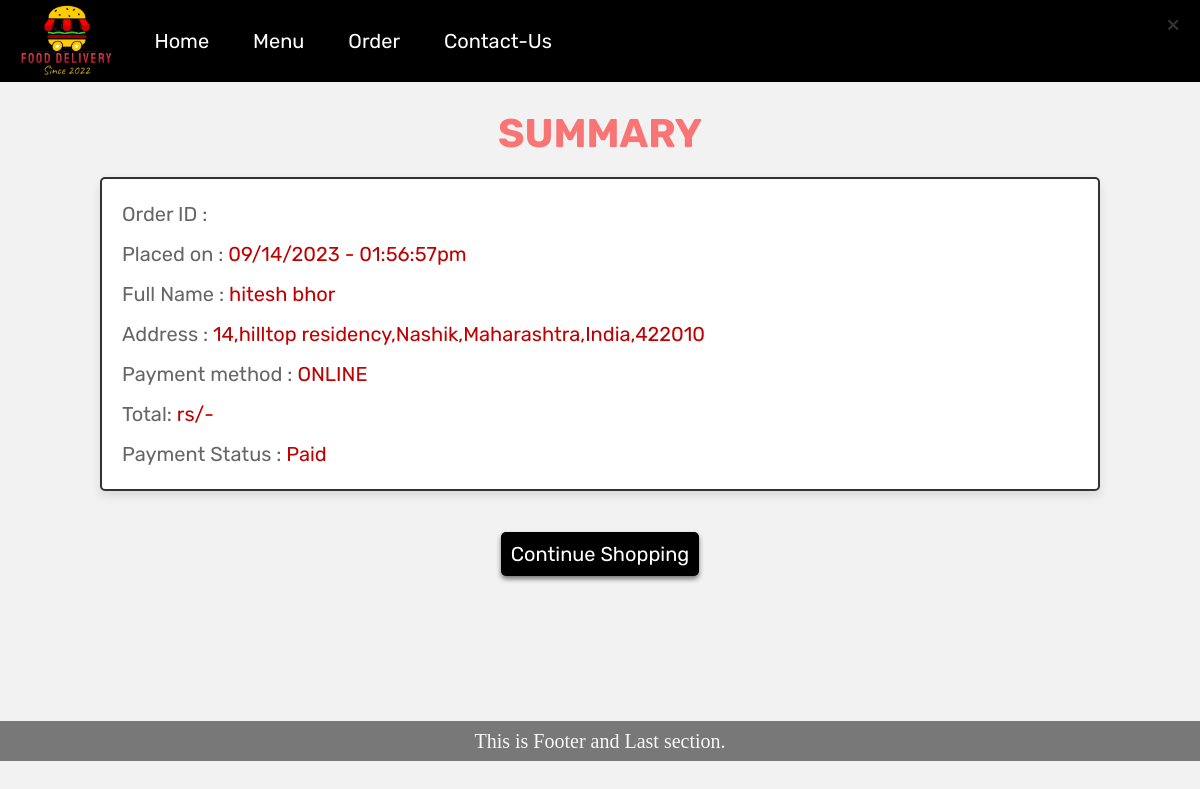
Screenshot of /dashboard/food/summary.php (signed in) with the database file from the repository.
### tables this page shows
CREATE TABLE `addresses` (
  `address_id` int(11) NOT NULL,
  `name` varchar(25) NOT NULL,
  `lastname` varchar(25) NOT NULL,
  `address` varchar(25) NOT NULL,
  `country` varchar(25) NOT NULL,
  `state` varchar(25) NOT NULL,
  `city` varchar(25) NOT NULL,
  `zipcode` int(25) NOT NULL,
  `signup_id` int(11) DEFAULT NULL
);

### dashboard/food/summary.php (the view, shortened to what this page needs)
<?php
if (isset($_SESSION['username']) && isset($_SESSION['id'])) {
    $name = $_SESSION['email'];
    $userId = $_SESSION['id'];
}
require 'config.php';
$oid = $_POST['oid'];
$total = $_POST['price'];
?>
<!DOCTYPE html>
<html lang="en">
<head>
    <link rel="stylesheet" href="summary.css">
    <link rel="stylesheet" href="dashboard.css">
    <link rel="stylesheet" href="style.css">
</head>
<body>
<div class="navbar">
<nav id="navbar">
        <div id="logo">
            <img src="../../img/logoBG.png" alt="logo.png" srcset="">
        </div>
        <button class="close-button">
            <span>&times;</span>
        </button>
        <ul class="navbar-menu">
            <li class="nav-text"><a href="http://localhost/FoodDeliveryProject/" style="font-size: 2rem;">Home</a></li>
            <li class="nav-text"><a href="#"  style="font-size: 2rem;">Menu</a></li>
            <li class="nav-text"><a href="#O-form"  style="font-size: 2rem;">Order</a></li>
            <li class="nav-text"><a href="#"  style="font-size: 2rem;">Contact-Us</a></li>
        </ul>
        <ul>
            <li class="right-side">
            </li>
        </ul>
</nav>
</div>
<section class="placed-orders">
<h1 class="title">Summary</h1>
    <div class="box-container">
        <div class="box">
<?php
$date= date('m/d/Y - h:i:sa',time());
$paymethod = "ONLINE";
$paystatus = "Paid";
$sqlq = "SELECT * FROM addresses WHERE signup_id = $userId ORDER BY address_id DESC LIMIT 1";
    $result = $conn->query($sqlq);
    if ($result->num_rows > 0) {
        $row = $result->fetch_assoc();
        $name = $row['name'];
        $lastname = $row['lastname'];
        $address = $row['address'];
        $country = $row['country'];
        $state = $row['state'];
        $city = $row['city'];
        $zipcode = $row['zipcode'];
    }
?>
            <p> Order ID : <span><?php echo $oid; ?></span> </p>
            <p> Placed on : <span><?php echo $date; ?></span> </p>
            <p> Full Name : <span><?php echo $name." ".$lastname; ?></span> </p>
            <p> Address : <span><?php echo ($address.",".$city.",".$state.",".$country.",".$zipcode); ?></span> </p>
            <p> Payment method : <span><?php echo $paymethod; ?></span> </p>
            <p> Total: <span><?php echo $total."rs"; ?>/-</span> </p>
            <p> Payment Status : <span><?php echo $paystatus; ?></span> </p>
        </div>
    </div>
</section>
<div class="button-box">
                <button class="eleven" id="redirectButton" style="
    font-size: 2rem;
">Continue Shopping</button>
</div>
<div class="last" style="
    margin-top: 14.2rem;
    font-size: 20px;
">
  This is Footer and Last section.
</div>
</body>
</html>

### dashboard/food/summary.css (style rules this page uses)
:root { --pink:#e84393; --red:#c0392b; --orange:#f39c12; --black:#333; --white:#fff; --light-color:#666; --light-white:#ccc; --light-bg:#f5f5f5; --border:.2rem solid var(--black); --box-shadow:0 .5rem 1rem rgba(0,0,0,.1); }
.close-button { display: block; cursor: pointer; background: none; border: none; position: absolute; top: 10px; right: 20px; color: rgb(255, 255, 255); }
.close-button span { font-size: 24px; color: #333; }
.button-box, .button-box-special { height: 51px; margin: 7px; display: flex; justify-content: center; align-items: center; }
.eleven { padding: 10px; background: #000000; color: #ffffff; border-radius: 5px; box-shadow: 0 3px 5px #777777, inset 0 0 0px #777777; transition: transform 200ms; }
* { font-family: 'Rubik', sans-serif; margin:0; padding:0; box-sizing: border-box; outline: none; border:none; text-decoration: none; transition:all .2s linear; }
html { font-size: 62.5%; overflow-x: hidden; scroll-behavior: smooth; scroll-padding-top: 6.5rem; }
body { background: var(--light-bg); }
section { padding:3rem 2rem; }
.title { text-align: center; margin-bottom: 2rem; color:#f97474; text-transform: uppercase; font-size: 4rem; }
.placed-orders .box-container { max-width: 1000px; margin:0 auto; display: flex; flex-wrap: wrap; gap:1.5rem; align-items: flex-start; }
.placed-orders .box-container .box { background-color: var(--white); padding:1rem 2rem; border:var(--border); box-shadow: var(--box-shadow); flex:1 1 40rem; border-radius: .5rem; }
.placed-orders .box-container .box p { margin: 1rem 0; font-size: 2rem; line-height: 1.5; color:var(--light-color); }
.placed-orders .box-container .box p span { color: #bf0000; }

### dashboard/food/dashboard.css (style rules this page uses)
* { padding: 0; margin: 0; }
html { scroll-behavior: smooth; }
.navbar { z-index: 100; height: 10vh; position: sticky; top: 0%; }
#navbar { position: absolute; width: 100%; display: flex; background-color: rgb(0, 0, 0); align-items: center; }
#logo { margin: 10px; }
#logo img { height: 79px; margin: -10px 0px; }
#navbar ul { display: flex; font-family: 'Bree Serif', serif; }
#navbar::before { content: ""; position: absolute; height: 100%; width: 100%; z-index: -1; opacity: 0.9; }
ul li { list-style-type: none; font-size: 1.3rem; }
.nav-text a { color: white; display: block; padding: 3px 22px; border-radius: 8px; text-decoration: none; }
.right-side { color: white; display: block; padding: 3px 22px; margin: 0px 61px; border-radius: 8px; text-decoration: none; position: relative; left: 35vw; }
.last { font-family: 'Bree Serif', serif; display: flex; align-items: center; justify-content: center; height: 40px; color: #ffffff; background: rgb(0, 0, 0); opacity: 0.5; padding: 5px; }

### dashboard/food/style.css (style rules this page uses)
body { background-color: rgb(242, 242, 242); font-family: system-ui; overflow-x: hidden; }

### rows the page displays
addresses: name "hitesh", lastname "bhor", address "14,hilltop residency", city "Nashik", state "Maharashtra", country "India", zipcode "422010"

### other values shown
$paymethod "ONLINE"
$paystatus "Paid"
